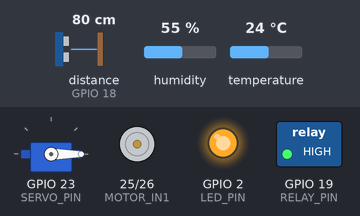
The sketch below on a simulated ESP32. Parts: servo, motor-driver pin pairs drawn as motors (green arrow = first pin HIGH = forward, orange = second pin HIGH = backward, longer = more drive), switched loads named in the sketch (green lamp = pin HIGH), output pins drawn as LEDs (lit = HIGH). Inputs (shaded band) come from the test bench; at power-on: temperature 24 °C, distance to the obstacle (sensor on GPIO 18) 80 cm, humidity 55 %. The echo pulse lasts 58.3 µs per cm; WiFi joins after 1.5 s; servers stay silent unless stated; uploads are accepted with an empty reply; pins used as bus, display or sensor lines are not drawn; what the sketch prints to the serial monitor is not drawn.

Above: at 3.7 s.
3.8 s: temperature set to 36 °C
9.8 s: temperature set to 39 °C
At 11.1 s:
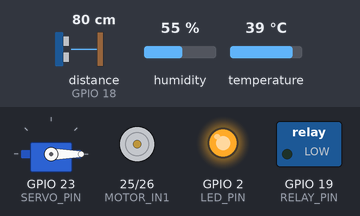
15.8 s: temperature set to 12 °C
At 17.3 s:
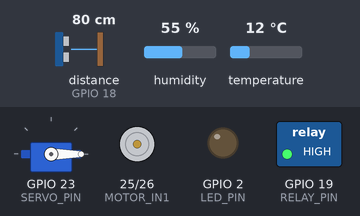
21.8 s: temperature set to 41 °C
At 25.9 s:
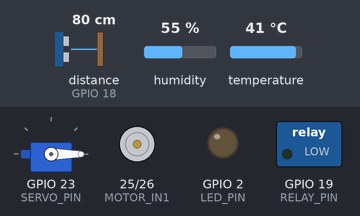
Timing chart, 0 to 62.8 s (numbered marks = the images above; inputs shaded):
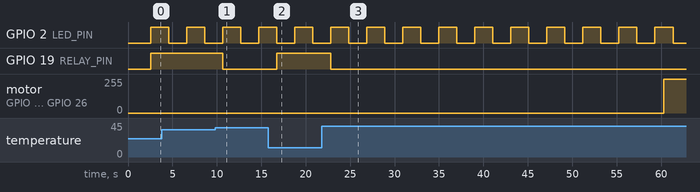

The sketch:

incubadora_ard.ino
```cpp
// SmartEgg - Código ESP32
// Sistema Inteligente de Incubación de Huevos

#include <WiFi.h>
#include <HTTPClient.h>
#include <ArduinoJson.h>
#include <DHT.h>
#include <ESP32Servo.h>

// ==================== CONFIGURACIÓN ====================

// WiFi
const char* WIFI_SSID = "TIGO-CD4D";          // Cambiar
const char* WIFI_PASSWORD = "4D9697502518";   // Cambiar

// Backend API
const char* API_URL = "http://192.168.0.10:3000/api/sensors/data";  // Cambiar TU_IP_PC
const char* API_KEY = "smartegg_esp32_key";
int INCUBATION_ID = 3;  // ID de tu incubación (obtener del backend)

// Pines
#define DHT_PIN 4
#define MQ135_PIN 34
#define TRIG_PIN 5
#define ECHO_PIN 18
#define RELAY_PIN 19
#define SERVO_PIN 23
#define MOTOR_IN1 25
#define MOTOR_IN2 26
#define LED_PIN 2

// Configuración DHT
#define DHT_TYPE DHT11  // Cambiar a DHT22 si usas ese sensor
DHT dht(DHT_PIN, DHT_TYPE);

// Servo
Servo servoMotor;
int servoPosition = 0;

// Intervalos de tiempo (milisegundos)
const unsigned long SENSOR_INTERVAL = 60000;      // Leer sensores cada 1 minuto
const unsigned long EGG_TURN_INTERVAL = 14400000; // Voltear huevos cada 4 horas
const unsigned long WIFI_CHECK_INTERVAL = 30000;  // Verificar WiFi cada 30 segundos

// Variables de control
unsigned long lastSensorRead = 0;
unsigned long lastEggTurn = 0;
unsigned long lastWifiCheck = 0;

// Estados de actuadores
bool heaterActive = false;
bool ventilationActive = false;

// Configuración de temperatura (rango ideal)
const float TEMP_MIN = 37.0;
const float TEMP_MAX = 37.8;
const int HUMIDITY_MIN = 50;
const int HUMIDITY_MAX = 60;
const int GAS_THRESHOLD = 300;

// ==================== SETUP ====================

void setup() {
  Serial.begin(115200);
  delay(1000);

  Serial.println("\n\n");
  Serial.println("╔════════════════════════════════════════╗");
  Serial.println("║   🐣 SmartEgg - Sistema de Incubación    ║");
  Serial.println("║        ESP32 IoT Controller            ║");
  Serial.println("╚════════════════════════════════════════╝");
  Serial.println();

  // Configurar pines
  pinMode(LED_PIN, OUTPUT);
  pinMode(RELAY_PIN, OUTPUT);
  pinMode(MOTOR_IN1, OUTPUT);
  pinMode(MOTOR_IN2, OUTPUT);
  pinMode(TRIG_PIN, OUTPUT);
  pinMode(ECHO_PIN, INPUT);
  pinMode(MQ135_PIN, INPUT);

  // Estado inicial de actuadores
  digitalWrite(RELAY_PIN, LOW);  // Relay apagado (calefactor OFF)
  digitalWrite(MOTOR_IN1, LOW);  // Motor apagado
  digitalWrite(MOTOR_IN2, LOW);
  digitalWrite(LED_PIN, LOW);

  // Inicializar sensores
  dht.begin();
  Serial.println("✓ Sensor DHT11 inicializado");

  // Inicializar servo
  servoMotor.attach(SERVO_PIN);
  servoMotor.write(0);
  Serial.println("✓ Servo motor inicializado");

  // Conectar a WiFi
  connectWiFi();

  Serial.println("\n✅ Sistema inicializado correctamente");
  Serial.println("━━━━━━━━━━━━━━━━━━━━━━━━━━━━━━━━━━━━━━━━\n");
}

// ==================== LOOP PRINCIPAL ====================

void loop() {
  unsigned long currentMillis = millis();

  // Verificar conexión WiFi periódicamente
  if (currentMillis - lastWifiCheck >= WIFI_CHECK_INTERVAL) {
    checkWiFiConnection();
    lastWifiCheck = currentMillis;
  }

  // Leer sensores y enviar datos al backend
  if (currentMillis - lastSensorRead >= SENSOR_INTERVAL) {
    readAndSendSensors();
    lastSensorRead = currentMillis;
  }

  // Voltear huevos automáticamente cada 4 horas
  if (currentMillis - lastEggTurn >= EGG_TURN_INTERVAL) {
    turnEggs();
    lastEggTurn = currentMillis;
  }

  // Control automático de temperatura
  automaticTemperatureControl();

  // Parpadeo LED para indicar que está activo
  blinkStatusLED();

  delay(100);
}

// ==================== FUNCIONES WiFi ====================

void connectWiFi() {
  Serial.print("Conectando a WiFi: ");
  Serial.println(WIFI_SSID);

  WiFi.begin(WIFI_SSID, WIFI_PASSWORD);

  int attempts = 0;
  while (WiFi.status() != WL_CONNECTED && attempts < 20) {
    delay(500);
    Serial.print(".");
    attempts++;
  }

  if (WiFi.status() == WL_CONNECTED) {
    Serial.println("\n✓ WiFi conectado!");
    Serial.print("   IP: ");
    Serial.println(WiFi.localIP());
  } else {
    Serial.println("\n✗ No se pudo conectar a WiFi");
    Serial.println("   Reintentando en 30 segundos...");
  }
}

void checkWiFiConnection() {
  if (WiFi.status() != WL_CONNECTED) {
    Serial.println("⚠ WiFi desconectado. Reconectando...");
    connectWiFi();
  }
}

// ==================== FUNCIONES DE SENSORES ====================

void readAndSendSensors() {
  Serial.println("\n📊 Leyendo sensores...");

  // Leer DHT11 (temperatura y humedad)
  float temperature = dht.readTemperature();
  float humidity = dht.readHumidity();

  // Leer sensor de gas MQ-135
  int gasLevel = analogRead(MQ135_PIN);

  // Leer nivel de agua (HC-SR04)
  String waterLevel = readWaterLevel();

  // Verificar lecturas válidas
  if (isnan(temperature) || isnan(humidity)) {
    Serial.println("✗ Error leyendo DHT11");
    temperature = 0;
    humidity = 0;
  }

  // Mostrar en consola
  Serial.println("┌─────────────────────────────────┐");
  Serial.print("│ Temperatura: "); Serial.print(temperature); Serial.println(" °C");
  Serial.print("│ Humedad:     "); Serial.print(humidity); Serial.println(" %");
  Serial.print("│ Gas (MQ135): "); Serial.println(gasLevel);
  Serial.print("│ Nivel Agua:  "); Serial.println(waterLevel);
  Serial.println("└─────────────────────────────────┘");

  // Enviar al backend
  sendDataToBackend(temperature, humidity, gasLevel, waterLevel);

  // Control automático basado en lecturas
  controlVentilation(gasLevel);
}

String readWaterLevel() {
  // Enviar pulso ultrasónico
  digitalWrite(TRIG_PIN, LOW);
  delayMicroseconds(2);
  digitalWrite(TRIG_PIN, HIGH);
  delayMicroseconds(10);
  digitalWrite(TRIG_PIN, LOW);

  // Medir tiempo de retorno
  long duration = pulseIn(ECHO_PIN, HIGH, 30000);

  // Calcular distancia en cm
  float distance = duration * 0.034 / 2;

  // Clasificar nivel de agua
  if (distance < 5) return "Alto";
  else if (distance < 10) return "Medio";
  else return "Bajo";
}

// ==================== ENVÍO DE DATOS AL BACKEND ====================

void sendDataToBackend(float temperature, float humidity, int gasLevel, String waterLevel) {
  if (WiFi.status() != WL_CONNECTED) {
    Serial.println("✗ WiFi no conectado. No se puede enviar datos.");
    return;
  }

  HTTPClient http;
  http.begin(API_URL);
  http.addHeader("Content-Type", "application/json");

  // Crear JSON con los datos
  StaticJsonDocument<256> doc;
  doc["incubationId"] = INCUBATION_ID;
  doc["temperature"] = temperature;
  doc["humidity"] = humidity;
  doc["gasLevel"] = gasLevel;
  doc["waterLevel"] = waterLevel;
  doc["apiKey"] = API_KEY;

  String jsonData;
  serializeJson(doc, jsonData);

  Serial.println("\n📤 Enviando datos al backend...");
  Serial.println(jsonData);

  // Enviar POST
  int httpResponseCode = http.POST(jsonData);

  if (httpResponseCode > 0) {
    String response = http.getString();
    Serial.print("✓ Respuesta del servidor (");
    Serial.print(httpResponseCode);
    Serial.println("):");
    Serial.println(response);
  } else {
    Serial.print("✗ Error en la petición: ");
    Serial.println(httpResponseCode);
  }

  http.end();
}

// ==================== CONTROL AUTOMÁTICO ====================

void automaticTemperatureControl() {
  float temperature = dht.readTemperature();

  if (isnan(temperature)) return;

  // Si temperatura está baja, encender calefactor
  if (temperature < TEMP_MIN && !heaterActive) {
    digitalWrite(RELAY_PIN, HIGH);
    heaterActive = true;
    Serial.println("🔥 Calefactor ENCENDIDO");
  }

  // Si temperatura está alta, apagar calefactor
  if (temperature > TEMP_MAX && heaterActive) {
    digitalWrite(RELAY_PIN, LOW);
    heaterActive = false;
    Serial.println("❄️  Calefactor APAGADO");
  }
}

void controlVentilation(int gasLevel) {
  // Si el nivel de gas es alto, activar ventilación
  if (gasLevel > GAS_THRESHOLD && !ventilationActive) {
    digitalWrite(MOTOR_IN1, HIGH);
    digitalWrite(MOTOR_IN2, LOW);
    ventilationActive = true;
    Serial.println("💨 Ventilación ACTIVADA (gas elevado)");
  }

  // Si el gas está normal, apagar ventilación
  if (gasLevel < GAS_THRESHOLD && ventilationActive) {
    digitalWrite(MOTOR_IN1, LOW);
    digitalWrite(MOTOR_IN2, LOW);
    ventilationActive = false;
    Serial.println("✓ Ventilación DESACTIVADA");
  }
}

// ==================== VOLTEO DE HUEVOS ====================

void turnEggs() {
  Serial.println("\n🔄 Volteando huevos...");

  // Voltear servo a 45°
  servoMotor.write(45);
  delay(1000);

  // Volver a posición original
  servoMotor.write(0);
  delay(1000);

  Serial.println("✓ Huevos volteados exitosamente");

  // Notificar al backend
  notifyEggTurn();
}

void notifyEggTurn() {
  if (WiFi.status() != WL_CONNECTED) return;

  HTTPClient http;
  String url = String("http://") + String(API_URL).substring(7, String(API_URL).indexOf("/api")) +
               "/api/actuators/" + String(INCUBATION_ID) + "/turn";

  http.begin(url);
  http.addHeader("Content-Type", "application/json");

  StaticJsonDocument<64> doc;
  doc["apiKey"] = API_KEY;

  String jsonData;
  serializeJson(doc, jsonData);

  int httpResponseCode = http.POST(jsonData);

  if (httpResponseCode > 0) {
    Serial.println("✓ Volteo registrado en el backend");
  }

  http.end();
}

// ==================== UTILIDADES ====================

void blinkStatusLED() {
  static unsigned long lastBlink = 0;
  static bool ledState = false;

  if (millis() - lastBlink >= 2000) {
    ledState = !ledState;
    digitalWrite(LED_PIN, ledState);
    lastBlink = millis();
  }
}

// ==================== FUNCIONES DE DEBUG ====================

void printSystemStatus() {
  Serial.println("\n═══════════ ESTADO DEL SISTEMA ═══════════");
  Serial.print("WiFi: ");
  Serial.println(WiFi.status() == WL_CONNECTED ? "Conectado" : "Desconectado");
  Serial.print("Calefactor: ");
  Serial.println(heaterActive ? "ON" : "OFF");
  Serial.print("Ventilación: ");
  Serial.println(ventilationActive ? "ON" : "OFF");
  Serial.print("Temperatura: ");
  Serial.print(dht.readTemperature());
  Serial.println(" °C");
  Serial.print("Humedad: ");
  Serial.print(dht.readHumidity());
  Serial.println(" %");
  Serial.println("════════════════════════════════════════════\n");
}
```

Measured:
- the behaviour switches between 37 and 38 °C on temperature (found by bisection; images 0 and 1)
- after the input at 9.8 s, GPIO 19 (RELAY_PIN): HIGH → LOW after 0.87 s
- after the input at 15.8 s, GPIO 19 (RELAY_PIN): LOW → HIGH after 0.95 s
- after the input at 21.8 s, GPIO 19 (RELAY_PIN): HIGH → LOW after 1.0 s
- by itself, GPIO 2 (LED_PIN): alternates HIGH for 2.0 s and LOW for 2.0 s
